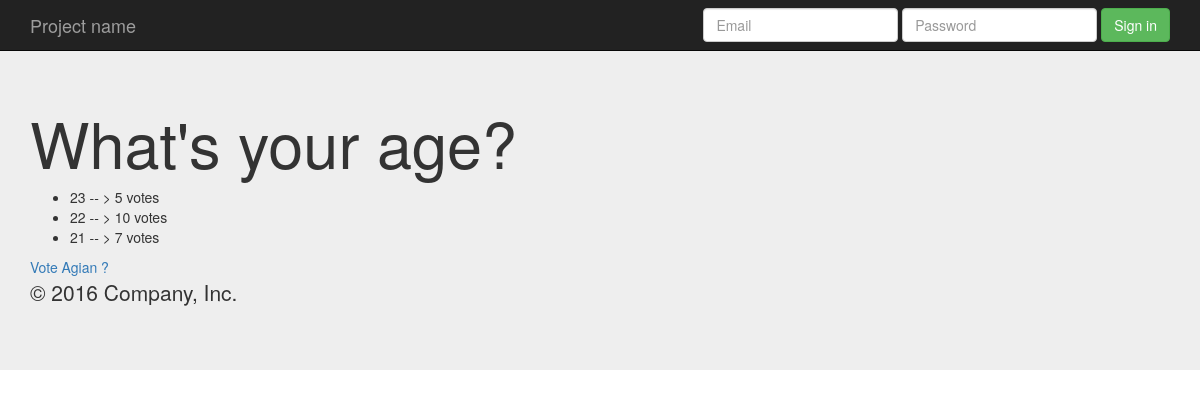
The app's page /polls/2/results/ with its own data.
### polls/models.py (models this page shows, shortened)
class Question(models.Model):
    question_text = models.CharField(max_length=500)
    pub_date = models.DateTimeField('date published')

class Choice(models.Model):
    choice_text = models.CharField(max_length=500)
    votes = models.IntegerField(default=0)
    question = models.ForeignKey(Question, on_delete=models.CASCADE)

### polls/views.py (the view)
# urls.py: url(r'^(?P<question_id>[0-9]+)/results/$', views.results, name="results"),
def results(request, question_id):
    question = get_object_or_404(Question, pk=question_id)
    return render(request, 'polls/results.html', {'question': question})

### polls/templates/polls/results.html (shortened to what this page needs)
{% extends "polls/base.html" %}
{% block content %}
<h1>{{ question.question_text }}</h1>
<ul>
    {% for choice in question.choice_set.all %}
    <li>{{choice.choice_text}} -- > {{ choice.votes }} vote{{ choice.votes| pluralize}}</li>
    {% endfor %}
</ul>
<a href="{% url 'polls:detail' question.id %}">Vote Agian ?</a>
{% endblock %}

### records on screen
Question: question_text "What's your age?"
Choice: choice_text "23", votes "5", votes|pluralize "s"
Choice: choice_text "22", votes "10", votes|pluralize "s"
Choice: choice_text "21", votes "7", votes|pluralize "s"
